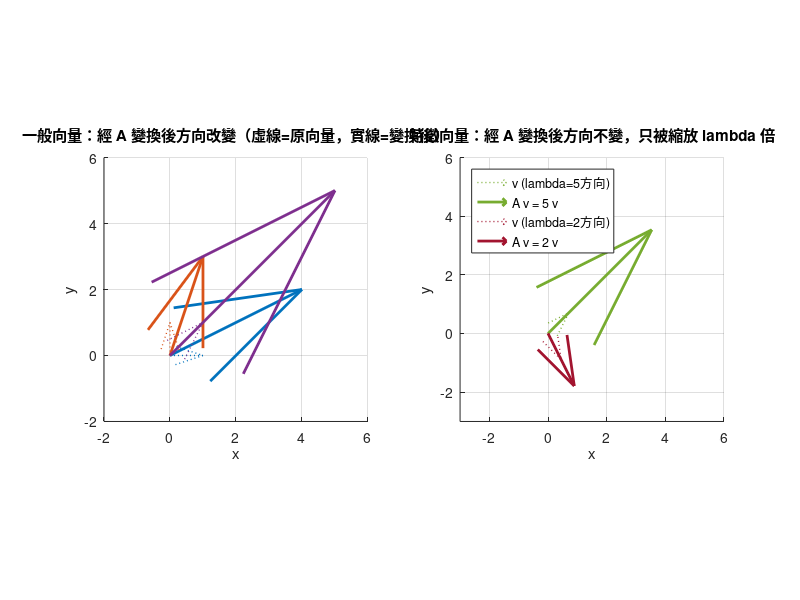

Write the MATLAB code that produced this figure.
% 注意：本檔案已在 MATLAB R2025a 驗證通過（輸出數值與同章 Python 版本一致），亦相容於 GNU Octave 10.2。
%
% 第 8 章：特徵值與特徵向量（MATLAB 實作）
%
% 本腳本示範：
%   1. 特徵值/特徵向量的定義 Av = lambda*v，並用 eig() 求解
%   2. 驗證 A*v ≈ lambda*v
%   3. 特徵值的性質：所有特徵值之和 = trace(A)，所有特徵值之積 = det(A)
%   4. 對角化 A = P*D*P^-1，並驗證 P*D*inv(P) ≈ A
%   5. 幾何意義：畫出特徵向量方向在矩陣變換下不改變、只被縮放
%
% 執行方式：於 MATLAB 中執行 run('ch08_eigenvalues.m')

clear; clc; close all;

%% 1. 特徵值與特徵向量的定義：Av = lambda * v
disp('============================================================')
disp('1. 特徵值與特徵向量的定義：Av = lambda * v')
disp('============================================================')

A = [4 1; 2 3];
disp('矩陣 A =')
disp(A)

% [V, D] = eig(A)：V 的每一行 column 是一個特徵向量，D 為特徵值組成的對角矩陣
[V, D] = eig(A);
fprintf('\n用 eig(A) 求得：\n');
disp('特徵值對角矩陣 D =')
disp(D)
disp('特徵向量矩陣 V（每一行 column 對應一個特徵向量）=')
disp(V)

eigenvalues = diag(D);   % 取出對角線上的特徵值，變成向量

%% 2. 驗證 A*v ≈ lambda*v
disp('============================================================')
disp('2. 驗證 A*v ≈ lambda*v')
disp('============================================================')

n = size(A, 1);
for i = 1:n
    lam = eigenvalues(i);
    v = V(:, i);
    lhs = A * v;         % A v
    rhs = lam * v;       % lambda v
    ok = all(abs(lhs - rhs) < 1e-10);
    fprintf('\n第 %d 組: lambda_%d = %.6f\n', i, i, lam);
    fprintf('  v_%d = [%.6f, %.6f]\n', i, v(1), v(2));
    fprintf('  A * v_%d       = [%.6f, %.6f]\n', i, lhs(1), lhs(2));
    fprintf('  lambda_%d * v_%d = [%.6f, %.6f]\n', i, i, rhs(1), rhs(2));
    if ok
        fprintf('  驗證通過：A*v 與 lambda*v 相符\n');
    else
        fprintf('  驗證失敗\n');
    end
end

%% 3. 手算範例對照：2x2 矩陣完整解特徵方程式
disp('============================================================')
disp('3. 手算範例對照：det(A - lambda*I) = 0')
disp('============================================================')

% 手算過程（見 .md 教學文件）得到：
%   特徵方程式: lambda^2 - 7*lambda + 10 = 0 -> (lambda-5)(lambda-2)=0
%   lambda_1 = 5, 對應特徵向量方向 (1, 1)
%   lambda_2 = 2, 對應特徵向量方向 (1, -2)
hand_eigenvalues = [5; 2];
hand_v1 = [1; 1];
hand_v2 = [1; -2];

fprintf('手算特徵值（由大到小）： [%.1f, %.1f]\n', hand_eigenvalues(1), hand_eigenvalues(2));
sorted_eig = sort(eigenvalues, 'descend');
fprintf('MATLAB eig 求得特徵值（由大到小）： [%.1f, %.1f]\n', sorted_eig(1), sorted_eig(2));
fprintf('兩者是否一致： %d\n', all(abs(sorted_eig - hand_eigenvalues) < 1e-10));

fprintf('\n驗證手算特徵向量 v1=(1,1) 對應 lambda=5:\n');
lhs1 = A * hand_v1;
rhs1 = 5 * hand_v1;
fprintf('  A * v1 = [%.4f, %.4f] ; 5 * v1 = [%.4f, %.4f]\n', lhs1(1), lhs1(2), rhs1(1), rhs1(2));
fprintf('  是否相等: %d\n', all(abs(lhs1 - rhs1) < 1e-10));

fprintf('\n驗證手算特徵向量 v2=(1,-2) 對應 lambda=2:\n');
lhs2 = A * hand_v2;
rhs2 = 2 * hand_v2;
fprintf('  A * v2 = [%.4f, %.4f] ; 2 * v2 = [%.4f, %.4f]\n', lhs2(1), lhs2(2), rhs2(1), rhs2(2));
fprintf('  是否相等: %d\n', all(abs(lhs2 - rhs2) < 1e-10));

%% 4. 特徵值的性質：和 = trace(A)，積 = det(A)
disp('============================================================')
disp('4. 特徵值的性質：sum(eigenvalues) = trace(A), prod(eigenvalues) = det(A)')
disp('============================================================')

trace_A = trace(A);
det_A = det(A);
sum_eig = sum(eigenvalues);
prod_eig = prod(eigenvalues);

fprintf('trace(A) = %.6f\n', trace_A);
fprintf('sum(特徵值) = %.6f\n', sum_eig);
fprintf('兩者是否相等: %d\n', abs(trace_A - sum_eig) < 1e-10);

fprintf('\ndet(A) = %.6f\n', det_A);
fprintf('prod(特徵值) = %.6f\n', prod_eig);
fprintf('兩者是否相等: %d\n', abs(det_A - prod_eig) < 1e-10);

%% 5. 對角化 A = P D P^-1
disp('============================================================')
disp('5. 對角化 A = P D P^-1')
disp('============================================================')

P = V;
Dmat = D;
P_inv = inv(P);

A_reconstructed = P * Dmat * P_inv;

disp('P（特徵向量組成的矩陣）=')
disp(P)
disp('D（特徵值對角矩陣）=')
disp(Dmat)
disp('P^-1 =')
disp(P_inv)

fprintf('\n重建 P * D * P^-1 =\n');
disp(A_reconstructed)
fprintf('原矩陣 A =\n');
disp(A)

diff_norm = max(max(abs(A_reconstructed - A)));
is_diagonalizable_check = diff_norm < 1e-10;
fprintf('\nP*D*P^-1 與 A 是否相符: %d\n', is_diagonalizable_check);
if is_diagonalizable_check
    disp('-> 對角化驗證通過')
else
    disp('-> 對角化驗證失敗')
end

% 說明何時矩陣可對角化：n 個線性獨立的特徵向量（等價於 P 為可逆矩陣）
rank_P = rank(P);
fprintf('\nP 的秩 (rank) = %d，矩陣大小 n = %d\n', rank_P, n);
disp('秩 = n，代表特徵向量線性獨立，P 可逆，因此 A 可對角化。')

%% 6. 反例：不可對角化的矩陣（重根但特徵向量不足）
disp('============================================================')
disp('6. 反例：不可對角化的矩陣（重根但特徵向量不足）')
disp('============================================================')

B = [2 1; 0 2];
[V_B, D_B] = eig(B);
rank_V_B = rank(V_B);

disp('矩陣 B =')
disp(B)
fprintf('特徵值 = [%.1f, %.1f] (重根 lambda=2)\n', D_B(1,1), D_B(2,2));
fprintf('特徵向量矩陣 P_B 的秩 = %d（< 2，只有 1 個線性獨立的特徵向量）\n', rank_V_B);
disp('因此 B 不可對角化（defective matrix）。')

%% 7. 幾何意義：畫出矩陣變換下，特徵向量方向不變、只被縮放
disp('============================================================')
disp('7. 繪製幾何意義示意圖')
disp('============================================================')

figure('Position', [100, 100, 1100, 550]);

% 左圖：一般向量在 A 變換下方向改變
subplot(1, 2, 1);
hold on;
general_vectors = {[1;0], [0;1], [1;1]};
colors_gen = {[0 0.447 0.741], [0.85 0.325 0.098], [0.494 0.184 0.556]};
for k = 1:numel(general_vectors)
    v = general_vectors{k};
    Av = A * v;
    c = colors_gen{k};
    quiver(0, 0, v(1), v(2), 0, 'Color', c, 'LineWidth', 1, 'MaxHeadSize', 0.5, 'LineStyle', ':');
    quiver(0, 0, Av(1), Av(2), 0, 'Color', c, 'LineWidth', 2, 'MaxHeadSize', 0.5);
end
xlim([-2, 6]);
ylim([-2, 6]);
axis equal;
grid on;
xlabel('x');
ylabel('y');
title('一般向量：經 A 變換後方向改變（虛線=原向量，實線=變換後）');

% 右圖：特徵向量在 A 變換下方向不變，只被縮放
subplot(1, 2, 2);
hold on;
v1_unit = hand_v1 / norm(hand_v1);
v2_unit = hand_v2 / norm(hand_v2);
eig_dirs = {v1_unit, v2_unit};
eig_lams = [5, 2];
colors_eig = {[0.466 0.674 0.188], [0.635 0.078 0.184]};
for k = 1:numel(eig_dirs)
    v = eig_dirs{k};
    lam = eig_lams(k);
    Av = A * v;
    c = colors_eig{k};
    quiver(0, 0, v(1), v(2), 0, 'Color', c, 'LineWidth', 1, 'MaxHeadSize', 0.5, 'LineStyle', ':');
    quiver(0, 0, Av(1), Av(2), 0, 'Color', c, 'LineWidth', 2, 'MaxHeadSize', 0.5);
end
xlim([-3, 6]);
ylim([-3, 6]);
axis equal;
grid on;
xlabel('x');
ylabel('y');
title('特徵向量：經 A 變換後方向不變，只被縮放 lambda 倍');
legend('v (lambda=5方向)', 'A v = 5 v', 'v (lambda=2方向)', 'A v = 2 v', 'Location', 'northwest');

exportgraphics(gca, 'eigenvectors_geometry_matlab.png', 'ContentType', 'image');
fprintf('已儲存特徵向量幾何意義示意圖至: eigenvectors_geometry_matlab.png\n');

fprintf('\n全部範例執行完畢。\n');
